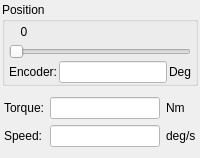
        <widget class="QWidget" name="pagePositionDirect">
         <layout class="QVBoxLayout" name="verticalLayout_4">
          <property name="spacing">
           <number>2</number>
          </property>
          <property name="leftMargin">
           <number>2</number>
          </property>
          <property name="topMargin">
           <number>2</number>
          </property>
          <property name="rightMargin">
           <number>2</number>
          </property>
          <property name="bottomMargin">
           <number>2</number>
          </property>
          <item>
           <widget class="QGroupBox" name="groupBox_5">
            <property name="title">
             <string>Position</string>
            </property>
            <layout class="QVBoxLayout" name="verticalLayout_6">
             <property name="spacing">
              <number>2</number>
             </property>
             <property name="leftMargin">
              <number>4</number>
             </property>
             <property name="topMargin">
              <number>0</number>
             </property>
             <property name="rightMargin">
              <number>4</number>
             </property>
             <property name="bottomMargin">
              <number>0</number>
             </property>
             <item>
              <widget class="QWidget" name="widget_7" native="true">
               <property name="minimumSize">
                <size>
                 <width>0</width>
                 <height>20</height>
                </size>
               </property>
               <property name="maximumSize">
                <size>
                 <width>16777215</width>
                 <height>20</height>
                </size>
               </property>
               <widget class="QLabel" name="labelPositionDirectPosition">
                <property name="geometry">
                 <rect>
                  <x>0</x>
                  <y>0</y>
                  <width>30</width>
                  <height>20</height>
                 </rect>
                </property>
                <property name="minimumSize">
                 <size>
                  <width>30</width>
                  <height>20</height>
                 </size>
                </property>
                <property name="text">
                 <string>0</string>
                </property>
                <property name="alignment">
                 <set>Qt::AlignCenter</set>
                </property>
               </widget>
              </widget>
             </item>
             <item>
              <widget class="QSlider" name="sliderPositionDirect">
               <property name="mouseTracking">
                <bool>false</bool>
               </property>
               <property name="styleSheet">
                <string notr="true"/>
               </property>
               <property name="orientation">
                <enum>Qt::Horizontal</enum>
               </property>
              </widget>
             </item>
             <item>
              <widget class="QWidget" name="widget_8" native="true">
               <layout class="QHBoxLayout" name="horizontalLayout_8">
                <property name="spacing">
                 <number>2</number>
                </property>
                <property name="leftMargin">
                 <number>0</number>
                </property>
                <property name="topMargin">
                 <number>0</number>
                </property>
                <property name="rightMargin">
                 <number>0</number>
                </property>
                <property name="bottomMargin">
                 <number>0</number>
                </property>
                <item>
                 <widget class="QLabel" name="label_11">
                  <property name="text">
                   <string>Encoder:</string>
                  </property>
                 </widget>
                </item>
                <item>
                 <widget class="QLineEdit" name="editPositionDirCurrentPos">
                  <property name="styleSheet">
                   <string notr="true">background-color: rgb(255, 255, 255);</string>
                  </property>
                  <property name="readOnly">
                   <bool>true</bool>
                  </property>
                 </widget>
                </item>
                <item>
                 <widget class="QLabel" name="label_12">
                  <property name="text">
                   <string>Deg</string>
                  </property>
                 </widget>
                </item>
               </layout>
              </widget>
             </item>
            </layout>
           </widget>
          </item>
          <item>
           <widget class="QWidget" name="widget_9" native="true">
            <layout class="QGridLayout" name="gridLayout_4">
             <property name="leftMargin">
              <number>2</number>
             </property>
             <property name="rightMargin">
              <number>2</number>
             </property>
             <item row="0" column="0">
              <widget class="QLabel" name="label_9">
               <property name="text">
                <string>Torque:</string>
               </property>
              </widget>
             </item>
             <item row="0" column="1">
              <widget class="QLineEdit" name="editPositionDirTorque">
               <property name="maximumSize">
                <size>
                 <width>16777215</width>
                 <height>16777215</height>
                </size>
               </property>
               <property name="styleSheet">
                <string notr="true">background-color: rgb(255, 255, 255);</string>
               </property>
               <property name="readOnly">
                <bool>true</bool>
               </property>
              </widget>
             </item>
             <item row="0" column="2">
              <widget class="QLabel" name="label_10">
               <property name="text">
                <string>Nm</string>
               </property>
              </widget>
             </item>
             <item row="1" column="0">
              <widget class="QLabel" name="labelSpeed4">
               <property name="text">
                <string>Speed:</string>
               </property>
              </widget>
             </item>
             <item row="1" column="1">
              <widget class="QLineEdit" name="editPositionDirSpeed">
               <property name="maximumSize">
                <size>
                 <width>16777215</width>
                 <height>16777215</height>
                </size>
               </property>
               <property name="styleSheet">
                <string notr="true">background-color: rgb(255, 255, 255);</string>
               </property>
               <property name="readOnly">
                <bool>true</bool>
               </property>
              </widget>
             </item>
             <item row="1" column="2">
              <widget class="QLabel" name="labelSpeed5">
               <property name="text">
                <string>deg/s</string>
               </property>
              </widget>
             </item>
            </layout>
           </widget>
          </item>
         </layout>
         <zorder>widget_9</zorder>
         <zorder>groupBox_5</zorder>
        </widget>
